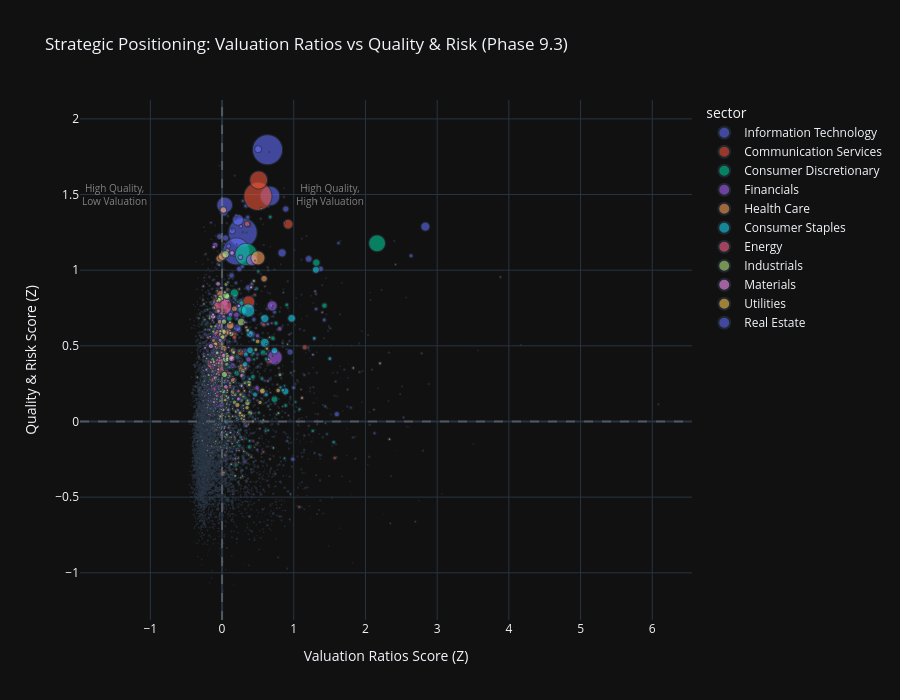

The notebook cell this image was saved under:
### Code cell
# Visualization 5: Category-Sector Bubble Chart (Value vs Quality Trade-offs)
print("\n📊 Category-Sector Bubble Chart:")

# Create scatter plot comparing two key categories with sector coloring
if 'category_score_matrix' in locals() and not category_score_matrix.empty:
    # Select two categories for comparison (e.g., Valuation vs Quality)
    categories_list = list(category_score_matrix.columns)

    # Default to Valuation Ratios (cat 2) vs Quality & Risk (cat 4) if available
    x_category = 'Valuation Ratios' if 'Valuation Ratios' in categories_list else categories_list[0]
    y_category = 'Quality & Risk' if 'Quality & Risk' in categories_list else (
        categories_list[1] if len(categories_list) > 1 else categories_list[0]
    )

    # Prepare data for bubble chart
    bubble_data = pd.DataFrame({
        x_category: category_score_matrix[x_category],
        y_category: category_score_matrix[y_category],
        'sector': all_stocks_scaled['sector'].values,
        'ticker': all_stocks_scaled.get('ticker', range(len(category_score_matrix))),
        'market_cap': all_stocks_imputed.get('market_cap', 100)  # Use raw (unscaled) data for bubble size
        }).dropna()

    # Create bubble chart
    fig_bubble = px.scatter(
            bubble_data,
            x=x_category,
            y=y_category,
            color='sector',
            size='market_cap',
            hover_data=['ticker'],
            title=f"Strategic Positioning: {x_category} vs {y_category} (Phase 9.3)",
            labels={
                x_category: f"{x_category} Score (Z)",
                y_category: f"{y_category} Score (Z)"
                },
            size_max=30,
            opacity=0.6
            )

    # Add quadrant lines
    fig_bubble.add_hline(y=0, line_dash="dash", line_color="gray", opacity=0.5)
    fig_bubble.add_vline(x=0, line_dash="dash", line_color="gray", opacity=0.5)

    # Add quadrant labels
    fig_bubble.add_annotation(
            text="High Quality,<br>High Valuation", x=1.5, y=1.5,
            showarrow=False, font=dict(size=10, color="gray")
            )
    fig_bubble.add_annotation(
            text="High Quality,<br>Low Valuation", x=-1.5, y=1.5,
            showarrow=False, font=dict(size=10, color="gray")
            )

    fig_bubble.update_layout(height=700)

    fig_bubble.show()
    output_path = eda_output_dir / "phase93_category_sector_bubble_chart.html"
    fig_bubble.write_html(output_path)

    print(f"\n✓ Category-sector bubble chart complete")
    print(f"  X-axis: {x_category}")
    print(f"  Y-axis: {y_category}")
    print(f"  Data points: {len(bubble_data)}")
    print(f"  Output: {output_path}")

    # Identify quadrants
    q1 = bubble_data[(bubble_data[x_category] > 0) & (bubble_data[y_category] > 0)]
    q2 = bubble_data[(bubble_data[x_category] < 0) & (bubble_data[y_category] > 0)]
    q3 = bubble_data[(bubble_data[x_category] < 0) & (bubble_data[y_category] < 0)]
    q4 = bubble_data[(bubble_data[x_category] > 0) & (bubble_data[y_category] < 0)]

    print(f"\n  📍 Quadrant Distribution:")
    print(f"    Q1 (High Val, High Qual): {len(q1)} stocks ({len(q1) / len(bubble_data) * 100:.1f}%)")
    print(
            f"    Q2 (Low Val, High Qual): {len(q2)} stocks ({len(q2) / len(bubble_data) * 100:.1f}%) - Value opportunities")
    print(f"    Q3 (Low Val, Low Qual): {len(q3)} stocks ({len(q3) / len(bubble_data) * 100:.1f}%)")
    print(f"    Q4 (High Val, Low Qual): {len(q4)} stocks ({len(q4) / len(bubble_data) * 100:.1f}%) - Risk flags")
else:
    print("  ⚠️ No category score data available for bubble chart")

### Figure 1 — Plotly figure (JSON) as saved in the notebook; plotly's stock layout.template omitted (floating-point values rounded to 4 significant figures; data arrays with more than 128 entries replaced by an {"elided": "..."} marker saying what was removed)
{"data": [{"customdata": {"elided": "843x1 str values"}, "hovertemplate": "sector=Information Technology<br>Valuation Ratios Score (Z)=%{x}<br>Quality & Risk Score (Z)=%{y}<br>market_cap=%{marker.size}<br>ticker=%{customdata[0]}<extra></extra>", "legendgroup": "Information Technology", "marker": {"color": "#636efa", "opacity": 0.6, "size": {"elided": "843 float values"}, "sizemode": "area", "sizeref": 4874.0, "symbol": "circle"}, "mode": "markers", "name": "Information Technology", "showlegend": true, "x": {"elided": "843 float values"}, "xaxis": "x", "y": {"elided": "843 float values"}, "yaxis": "y", "type": "scattergl"}, {"customdata": {"elided": "337x1 str values"}, "hovertemplate": "sector=Communication Services<br>Valuation Ratios Score (Z)=%{x}<br>Quality & Risk Score (Z)=%{y}<br>market_cap=%{marker.size}<br>ticker=%{customdata[0]}<extra></extra>", "legendgroup": "Communication Services", "marker": {"color": "#EF553B", "opacity": 0.6, "size": {"elided": "337 float values"}, "sizemode": "area", "sizeref": 4874.0, "symbol": "circle"}, "mode": "markers", "name": "Communication Services", "showlegend": true, "x": {"elided": "337 float values"}, "xaxis": "x", "y": {"elided": "337 float values"}, "yaxis": "y", "type": "scattergl"}, {"customdata": {"elided": "814x1 str values"}, "hovertemplate": "sector=Consumer Discretionary<br>Valuation Ratios Score (Z)=%{x}<br>Quality & Risk Score (Z)=%{y}<br>market_cap=%{marker.size}<br>ticker=%{customdata[0]}<extra></extra>", "legendgroup": "Consumer Discretionary", "marker": {"color": "#00cc96", "opacity": 0.6, "size": {"elided": "814 float values"}, "sizemode": "area", "sizeref": 4874.0, "symbol": "circle"}, "mode": "markers", "name": "Consumer Discretionary", "showlegend": true, "x": {"elided": "814 float values"}, "xaxis": "x", "y": {"elided": "814 float values"}, "yaxis": "y", "type": "scattergl"}, {"customdata": {"elided": "1118x1 str values"}, "hovertemplate": "sector=Financials<br>Valuation Ratios Score (Z)=%{x}<br>Quality & Risk Score (Z)=%{y}<br>market_cap=%{marker.size}<br>ticker=%{customdata[0]}<extra></extra>", "legendgroup": "Financials", "marker": {"color": "#ab63fa", "opacity": 0.6, "size": {"elided": "1118 float values"}, "sizemode": "area", "sizeref": 4874.0, "symbol": "circle"}, "mode": "markers", "name": "Financials", "showlegend": true, "x": {"elided": "1118 float values"}, "xaxis": "x", "y": {"elided": "1118 float values"}, "yaxis": "y", "type": "scattergl"}, {"customdata": {"elided": "680x1 str values"}, "hovertemplate": "sector=Health Care<br>Valuation Ratios Score (Z)=%{x}<br>Quality & Risk Score (Z)=%{y}<br>market_cap=%{marker.size}<br>ticker=%{customdata[0]}<extra></extra>", "legendgroup": "Health Care", "marker": {"color": "#FFA15A", "opacity": 0.6, "size": {"elided": "680 float values"}, "sizemode": "area", "sizeref": 4874.0, "symbol": "circle"}, "mode": "markers", "name": "Health Care", "showlegend": true, "x": {"elided": "680 float values"}, "xaxis": "x", "y": {"elided": "680 float values"}, "yaxis": "y", "type": "scattergl"}, {"customdata": {"elided": "489x1 str values"}, "hovertemplate": "sector=Consumer Staples<br>Valuation Ratios Score (Z)=%{x}<br>Quality & Risk Score (Z)=%{y}<br>market_cap=%{marker.size}<br>ticker=%{customdata[0]}<extra></extra>", "legendgroup": "Consumer Staples", "marker": {"color": "#19d3f3", "opacity": 0.6, "size": {"elided": "489 float values"}, "sizemode": "area", "sizeref": 4874.0, "symbol": "circle"}, "mode": "markers", "name": "Consumer Staples", "showlegend": true, "x": {"elided": "489 float values"}, "xaxis": "x", "y": {"elided": "489 float values"}, "yaxis": "y", "type": "scattergl"}, {"customdata": {"elided": "318x1 str values"}, "hovertemplate": "sector=Energy<br>Valuation Ratios Score (Z)=%{x}<br>Quality & Risk Score (Z)=%{y}<br>market_cap=%{marker.size}<br>ticker=%{customdata[0]}<extra></extra>", "legendgroup": "Energy", "marker": {"color": "#FF6692", "opacity": 0.6, "size": {"elided": "318 float values"}, "sizemode": "area", "sizeref": 4874.0, "symbol": "circle"}, "mode": "markers", "name": "Energy", "showlegend": true, "x": {"elided": "318 float values"}, "xaxis": "x", "y": {"elided": "318 float values"}, "yaxis": "y", "type": "scattergl"}, {"customdata": {"elided": "1292x1 str values"}, "hovertemplate": "sector=Industrials<br>Valuation Ratios Score (Z)=%{x}<br>Quality & Risk Score (Z)=%{y}<br>market_cap=%{marker.size}<br>ticker=%{customdata[0]}<extra></extra>", "legendgroup": "Industrials", "marker": {"color": "#B6E880", "opacity": 0.6, "size": {"elided": "1292 float values"}, "sizemode": "area", "sizeref": 4874.0, "symbol": "circle"}, "mode": "markers", "name": "Industrials", "showlegend": true, "x": {"elided": "1292 float values"}, "xaxis": "x", "y": {"elided": "1292 float values"}, "yaxis": "y", "type": "scattergl"}, {"customdata": {"elided": "649x1 str values"}, "hovertemplate": "sector=Materials<br>Valuation Ratios Score (Z)=%{x}<br>Quality & Risk Score (Z)=%{y}<br>market_cap=%{marker.size}<br>ticker=%{customdata[0]}<extra></extra>", "legendgroup": "Materials", "marker": {"color": "#FF97FF", "opacity": 0.6, "size": {"elided": "649 float values"}, "sizemode": "area", "sizeref": 4874.0, "symbol": "circle"}, "mode": "markers", "name": "Materials", "showlegend": true, "x": {"elided": "649 float values"}, "xaxis": "x", "y": {"elided": "649 float values"}, "yaxis": "y", "type": "scattergl"}, {"customdata": {"elided": "276x1 str values"}, "hovertemplate": "sector=Utilities<br>Valuation Ratios Score (Z)=%{x}<br>Quality & Risk Score (Z)=%{y}<br>market_cap=%{marker.size}<br>ticker=%{customdata[0]}<extra></extra>", "legendgroup": "Utilities", "marker": {"color": "#FECB52", "opacity": 0.6, "size": {"elided": "276 float values"}, "sizemode": "area", "sizeref": 4874.0, "symbol": "circle"}, "mode": "markers", "name": "Utilities", "showlegend": true, "x": {"elided": "276 float values"}, "xaxis": "x", "y": {"elided": "276 float values"}, "yaxis": "y", "type": "scattergl"}, {"customdata": {"elided": "221x1 str values"}, "hovertemplate": "sector=Real Estate<br>Valuation Ratios Score (Z)=%{x}<br>Quality & Risk Score (Z)=%{y}<br>market_cap=%{marker.size}<br>ticker=%{customdata[0]}<extra></extra>", "legendgroup": "Real Estate", "marker": {"color": "#636efa", "opacity": 0.6, "size": {"elided": "221 float values"}, "sizemode": "area", "sizeref": 4874.0, "symbol": "circle"}, "mode": "markers", "name": "Real Estate", "showlegend": true, "x": {"elided": "221 float values"}, "xaxis": "x", "y": {"elided": "221 float values"}, "yaxis": "y", "type": "scattergl"}], "layout": {"xaxis": {"anchor": "y", "domain": [0.0, 1.0], "title": {"text": "Valuation Ratios Score (Z)"}}, "yaxis": {"anchor": "x", "domain": [0.0, 1.0], "title": {"text": "Quality & Risk Score (Z)"}}, "legend": {"title": {"text": "sector"}, "tracegroupgap": 0, "itemsizing": "constant"}, "title": {"text": "Strategic Positioning: Valuation Ratios vs Quality & Risk (Phase 9.3)"}, "shapes": [{"line": {"color": "gray", "dash": "dash"}, "opacity": 0.5, "type": "line", "x0": 0, "x1": 1, "xref": "x domain", "y0": 0, "y1": 0, "yref": "y"}, {"line": {"color": "gray", "dash": "dash"}, "opacity": 0.5, "type": "line", "x0": 0, "x1": 0, "xref": "x", "y0": 0, "y1": 1, "yref": "y domain"}], "annotations": [{"font": {"color": "gray", "size": 10}, "showarrow": false, "text": "High Quality,<br>High Valuation", "x": 1.5, "y": 1.5}, {"font": {"color": "gray", "size": 10}, "showarrow": false, "text": "High Quality,<br>Low Valuation", "x": -1.5, "y": 1.5}], "height": 700}}
